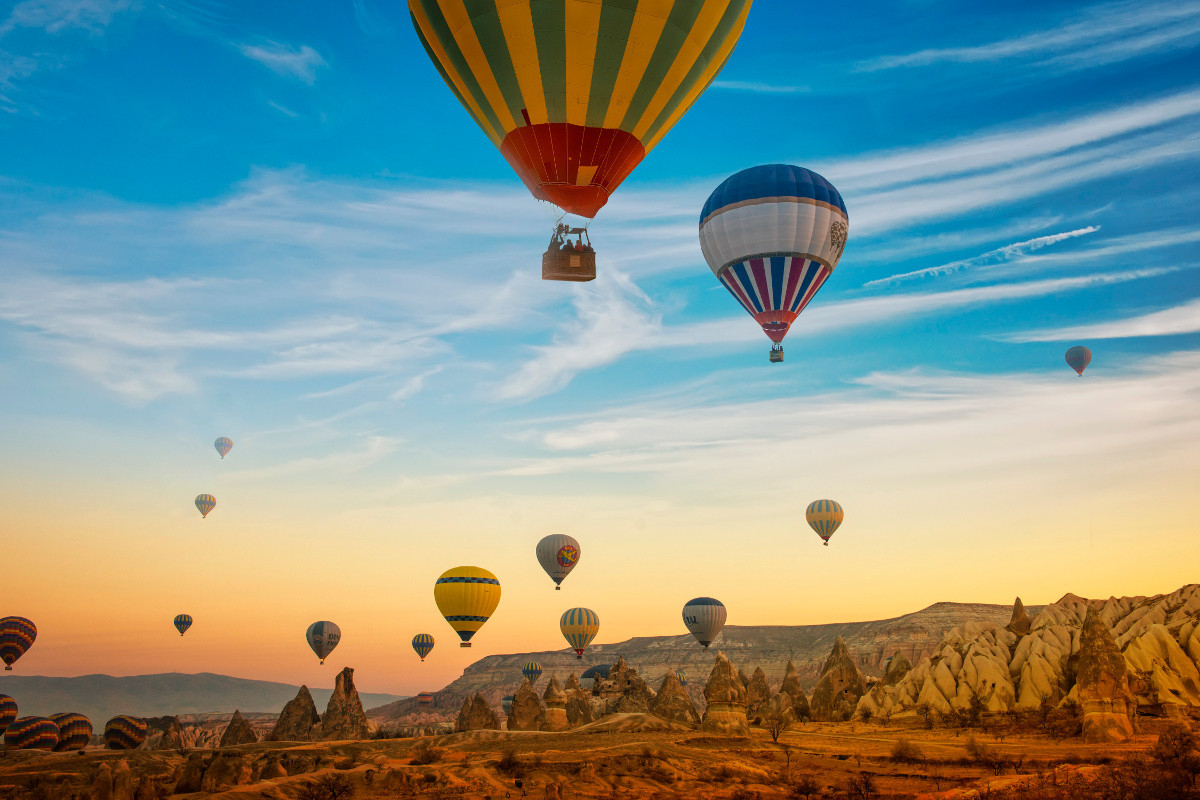
%> input picture Testing Images/test_image.jpg, 1200 x 800 px
$ octave testing.m   (GNU Octave 9; MATLAB toolbox functions it lacks are replaced by stand-ins)
%> lines starting %> are read from the running program, lines starting %| are printed output that depends on the picture
% CE 3SK3 - Project 3
% Faizan Rasool, rasoolf, 400180032

% load full colour image
img = im2double(imread('Testing Images/test_image.jpg'));

% Extract the color channels corresponding to the Bayer pattern
R = img(1:2:end, 1:2:end, 1);
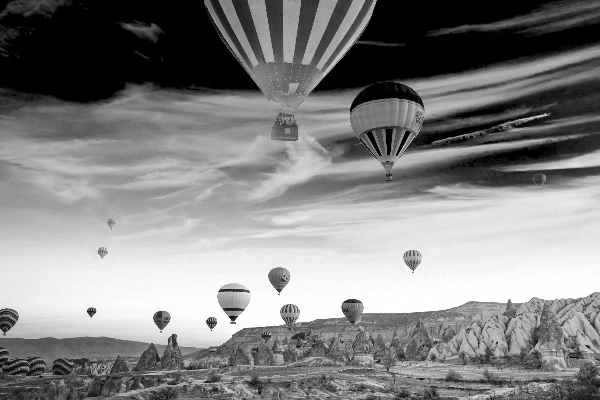
%> R: size 400x600 double; min 0, max 1, mean 0.517
G1 = img(1:2:end, 2:2:end, 2);
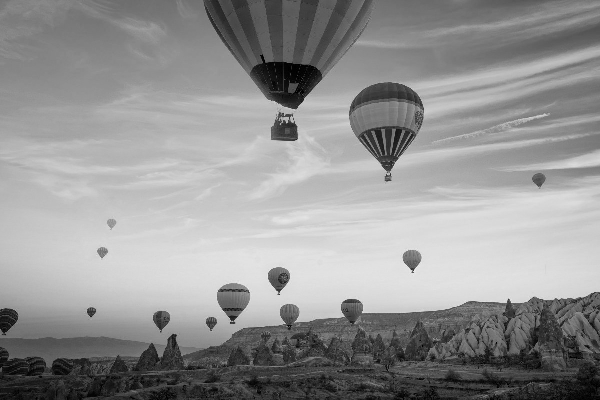
%> G1: size 400x600 double; min 0, max 0.937, mean 0.577
G2 = img(2:2:end, 1:2:end, 2);
B = img(2:2:end, 2:2:end, 3);
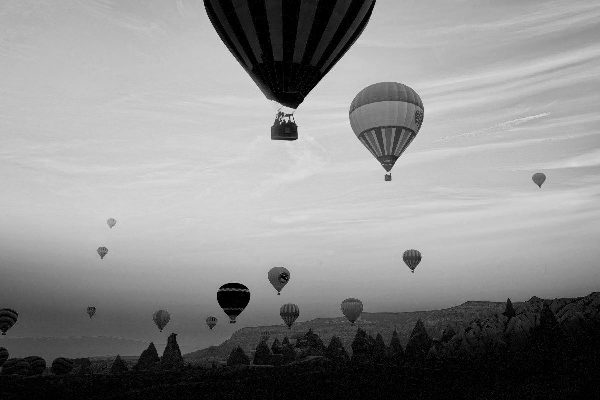
%> B: size 400x600 double; min 0, max 0.886, mean 0.543

% generate the various bayer mosaic patches
rggb_patch = generate_rggb_patch(img, R, G1, G2, B);
grbg_patch = generate_grbg_patch(img, R, G1, G2, B);
gbrg_patch = generate_gbrg_patch(img, R, G1, G2, B);
bggr_patch = generate_bggr_patch(img, R, G1, G2, B);

% save images using the various patches
imwrite(rggb_patch, 'Generated Images/rggb_image.png', 'png')
imwrite(grbg_patch, 'Generated Images/grbg_image.png', 'png')
imwrite(gbrg_patch, 'Generated Images/gbrg_image.png', 'png')
imwrite(bggr_patch, 'Generated Images/bggr_image.png', 'png')

% Create bayer mosaic pattern patches
function rggb_patch = generate_rggb_patch(img, R, G1, G2, B)
    [m, n, ~] = size(img);
%> m = 800; n = 1200
    rggb_patch = zeros(m, n, 3);
    rggb_patch(1:2:end, 1:2:end, 1) = R;
    rggb_patch(1:2:end, 2:2:end, 2) = G1;
    rggb_patch(2:2:end, 1:2:end, 2) = G2;
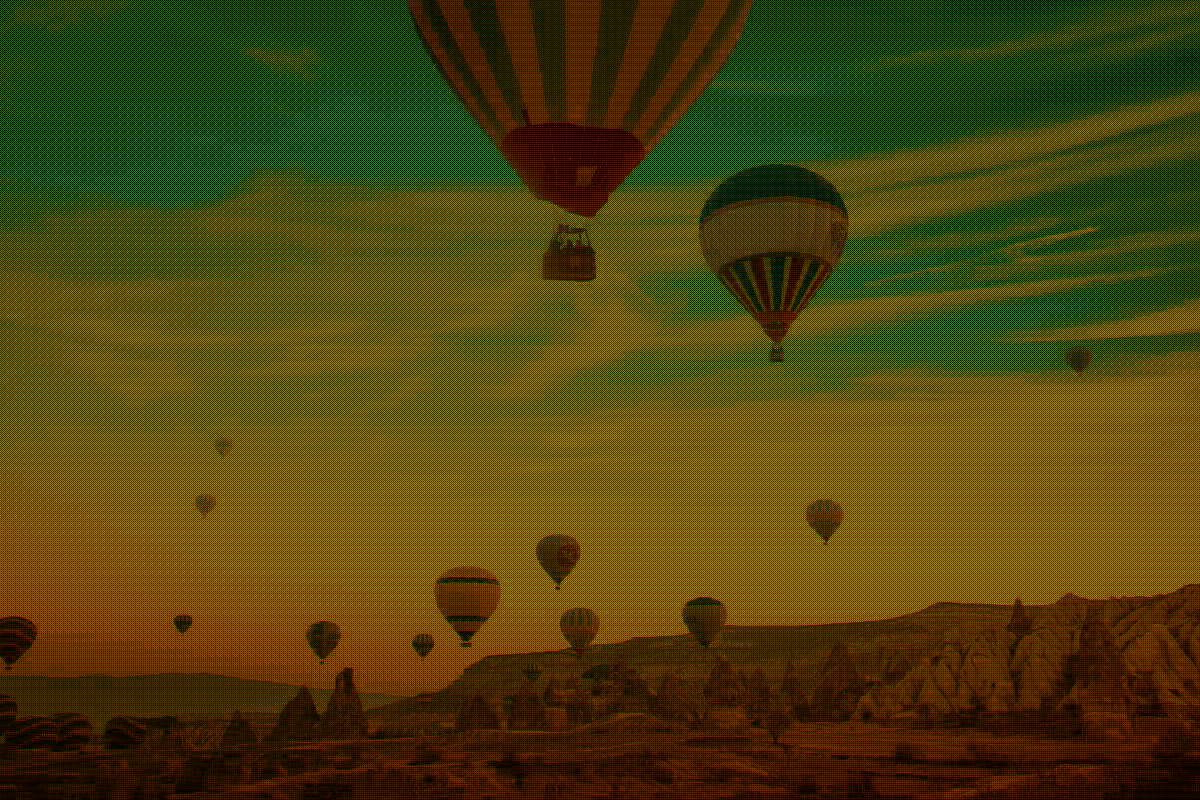
%> rggb_patch: size 800x1200x3 double; mean R, G, B 0.129, 0.288, 0
    rggb_patch(2:2:end, 2:2:end, 3) = B;
end

function grbg_patch = generate_grbg_patch(img, R, G1, G2, B)
    [m, n, ~] = size(img);
    grbg_patch = zeros(m, n, 3);
    grbg_patch(1:2:end, 1:2:end, 2) = G1;
    grbg_patch(1:2:end, 2:2:end, 1) = R;
    grbg_patch(2:2:end, 1:2:end, 3) = B;
    grbg_patch(2:2:end, 2:2:end, 2) = G2;
end

function gbrg_patch = generate_gbrg_patch(img, R, G1, G2, B)
    [m, n, ~] = size(img);
    gbrg_patch = zeros(m, n, 3);
    gbrg_patch(1:2:end, 1:2:end, 2) = G1;
    gbrg_patch(1:2:end, 2:2:end, 3) = B;
    gbrg_patch(2:2:end, 1:2:end, 1) = R;
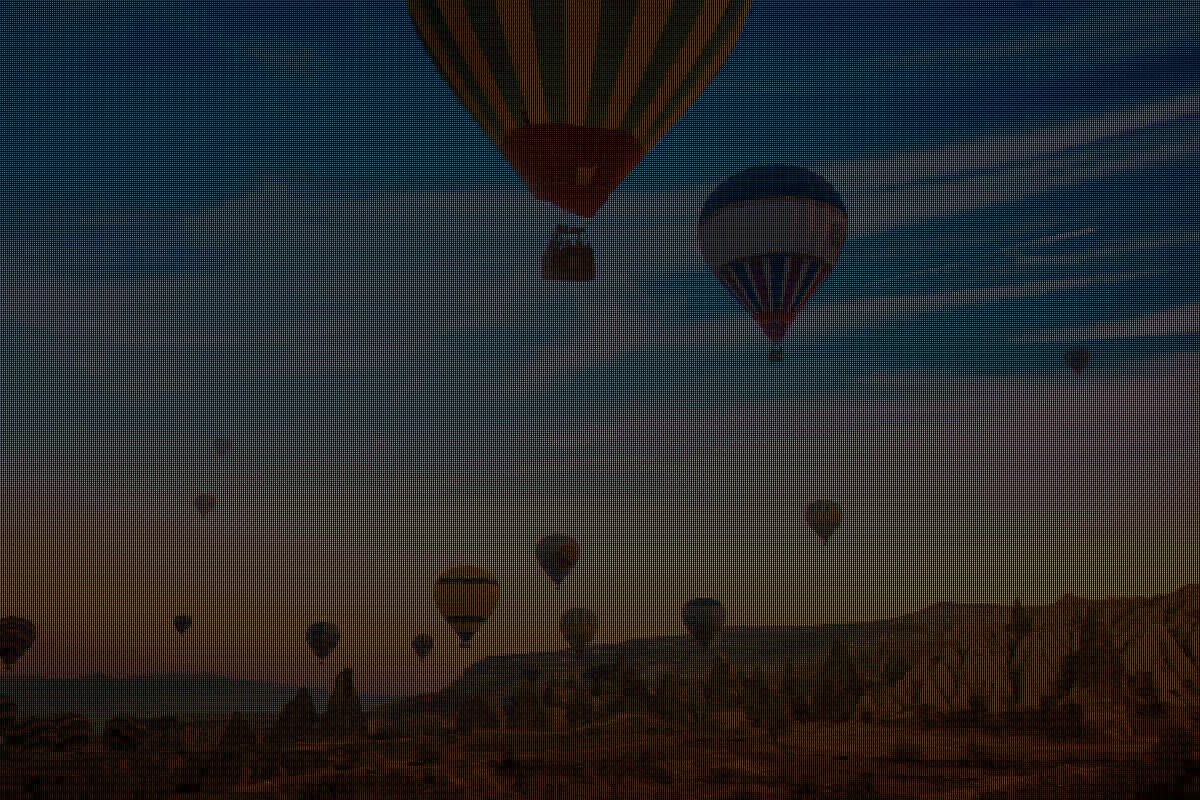
%> gbrg_patch: size 800x1200x3 double; mean R, G, B 0.129, 0.144, 0.136; mean of the top-left, top-right, bottom-left and bottom-right quarters 0.136, 0.127, 0.142, 0.141
    gbrg_patch(2:2:end, 2:2:end, 2) = G2;
end

function bggr_patch = generate_bggr_patch(img, R, G1, G2, B)
    [m, n, ~] = size(img);
    bggr_patch = zeros(m, n, 3);
    bggr_patch(1:2:end, 1:2:end, 3) = B;
    bggr_patch(1:2:end, 2:2:end, 2) = G1;
    bggr_patch(2:2:end, 1:2:end, 2) = G2;
    bggr_patch(2:2:end, 2:2:end, 1) = R;
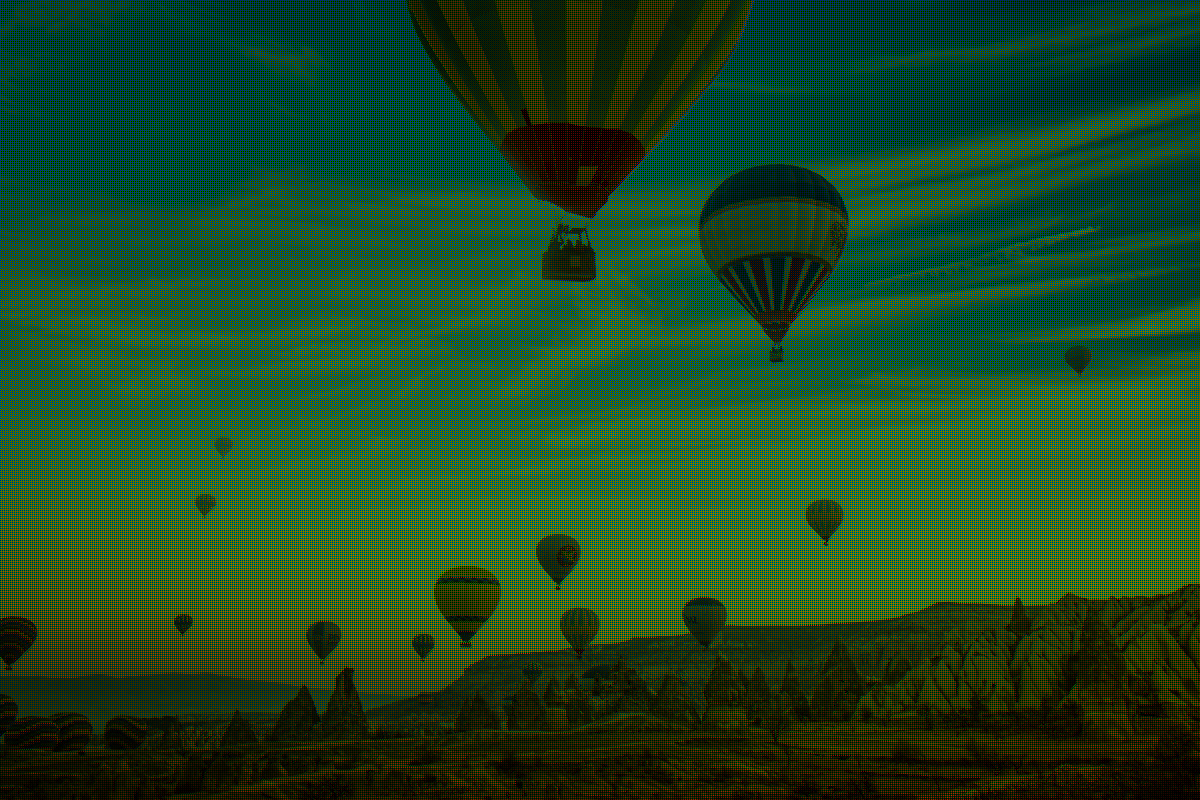
%> bggr_patch: size 800x1200x3 double; mean R, G, B 0.129, 0.288, 0.136; mean of the top-left, top-right, bottom-left and bottom-right quarters 0.185, 0.174, 0.19, 0.188
end
